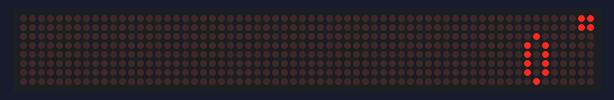
Simulated run of this sketch. Board: Arduino Uno, built with avr-gcc and run on an emulated ATmega328P. Shown: 64×8 LED matrix.

Above: at 0.1 s.
At 1.1 s:
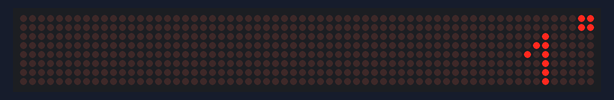
At 2.1 s:
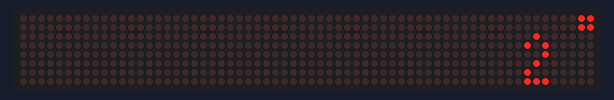
At 4.2 s:
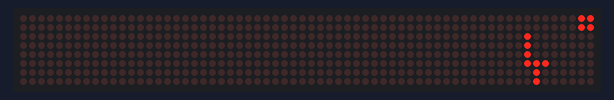
At 6.2 s:
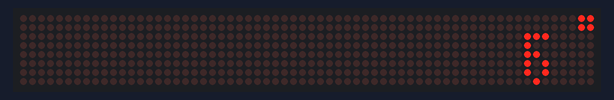
At 9.3 s:
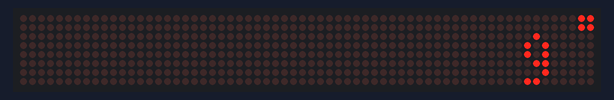

The sketch:

teplomer_matrix_display.ino
```cpp
#include <LedControl.h>
// Pin 12 DATA IN - Pin 10 CLK - Pin 11 CS
LedControl lc=LedControl(12,10,11,0);

#include <DHT11.h>
DHT11 dht11(13);

void disp(int i, int j){
  switch(j){
    default:lc.setColumn(0, i, B00011110);
            lc.setColumn(0, i+1, B00100001);
            lc.setColumn(0, i+2, B00011110);
            break;
    case 1: lc.setColumn(0, i, B00001000);
            lc.setColumn(0, i+1, B00010000);
            lc.setColumn(0, i+2, B00111111);
            break;
    case 2: lc.setColumn(0, i, B00010011);
            lc.setColumn(0, i+1, B00100101);
            lc.setColumn(0, i+2, B00011001);
            break;
    case 3: lc.setColumn(0, i, B00100010);
            lc.setColumn(0, i+1, B00101001);
            lc.setColumn(0, i+2, B00010110);
            break;
    case 4: lc.setColumn(0, i, B00111100);
            lc.setColumn(0, i+1, B00000111);
            lc.setColumn(0, i+2, B00000100);
            break;
    case 5: lc.setColumn(0, i, B00111010);
            lc.setColumn(0, i+1, B00101001);
            lc.setColumn(0, i+2, B00100110);
            break;
    case 6: lc.setColumn(0, i, B00111110);
            lc.setColumn(0, i+1, B00101001);
            lc.setColumn(0, i+2, B00100110);
            break;
    case 7: lc.setColumn(0, i, B00111000);
            lc.setColumn(0, i+1, B00100000);
            lc.setColumn(0, i+2, B00111111);
            break;
    case 8: lc.setColumn(0, i, B00010110);
            lc.setColumn(0, i+1, B00101001);
            lc.setColumn(0, i+2, B00010110);
            break;
    case 9: lc.setColumn(0, i, B00011001);
            lc.setColumn(0, i+1, B00100101);
            lc.setColumn(0, i+2, B00011110);
            break;
  }
}

void setup() {
  lc.shutdown(0,false);// turn off power saving, enables display
  lc.setIntensity(0,15);// sets brightness (0~15 possible values)
  lc.clearDisplay(0);// clear screen
  lc.setRow(0, 0, B00000011);
  lc.setRow(0, 1, B00000011);
  // put your setup code here, to run once:

}

void loop() {

  for(int i=0; i<10; i++)
  {
    disp(0,i);
    delay(1000);
  }
  // put your main code here, to run repeatedly:

}
```

Measured:
- by itself, everything shown: repeats every 10.2 s, in 10 steps
- what the display in image 1 shows lasts 1.1 s, from 1.0 s to 2.1 s
